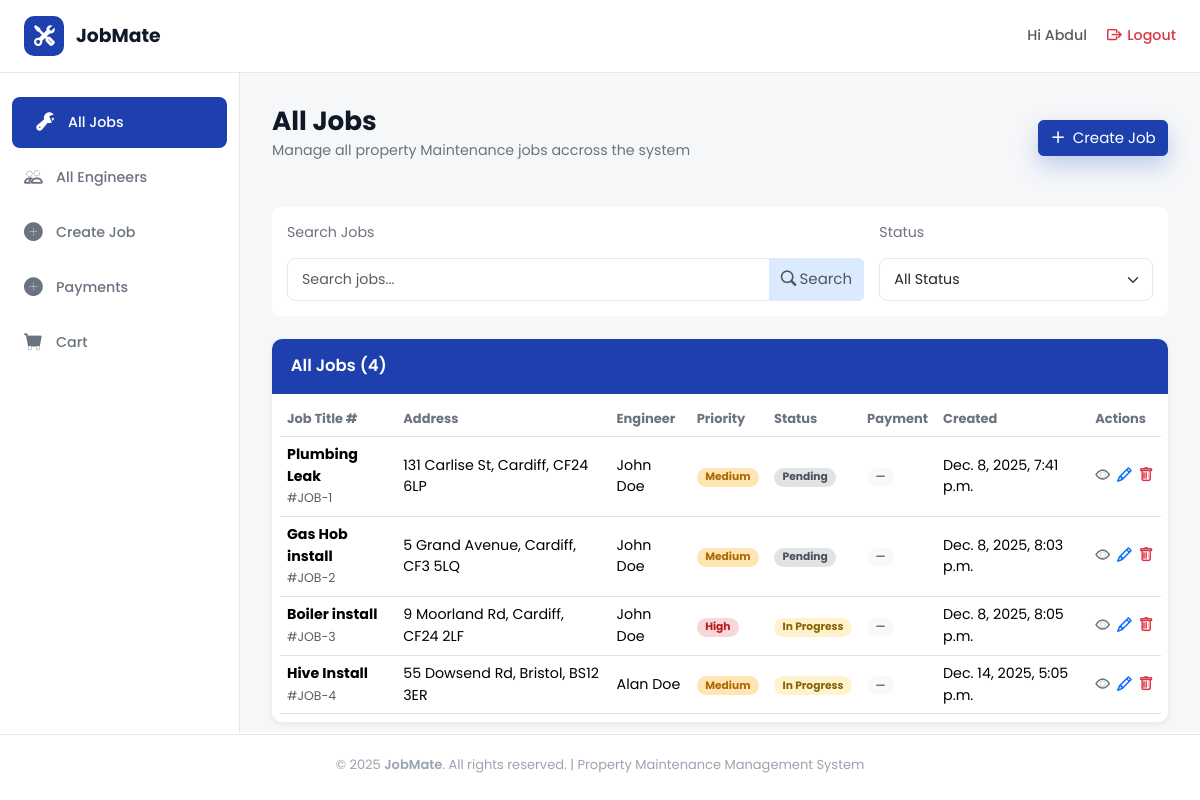
Before: /jobs/all_jobs/ (signed in) with the older database file.
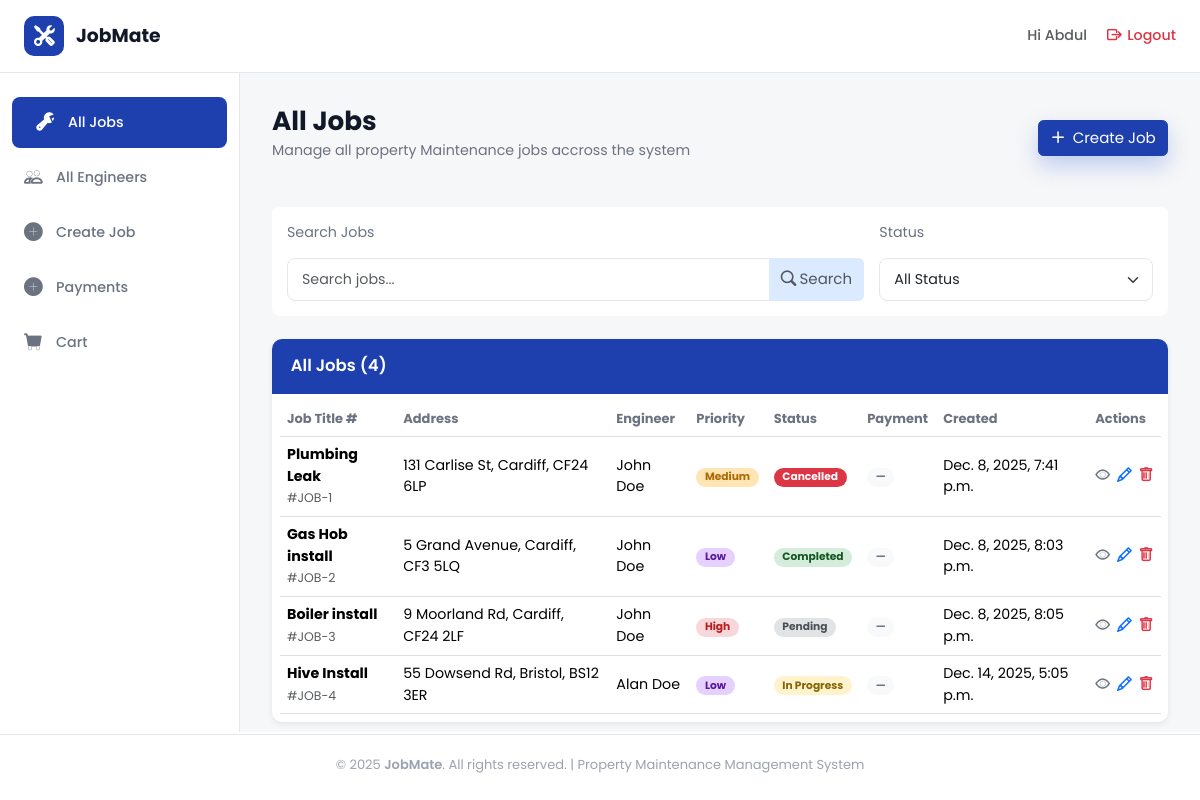
After: the same page with the newer database file.
### jobs/models.py (models this page shows, shortened)
class Job(models.Model):
    PRIORITY_CHOICES = [
        ('high', 'High'),
        ('medium', 'Medium'),
        ('low', 'Low'),
    ]
    CATEGORY_CHOICES = [
        ('plumbing', 'Plumbing'),
        ('heating', 'Heating'),
        ('electrical', 'Electrical'),
    ]
    STATUS_CHOICES = [
        ("pending", "Pending"),
        ("in_progress", "In Progress"),
        ("completed", "Completed"),
        ("cancelled", "Cancelled"),
    ]
    job_title = models.CharField(max_length=100)
    property_owner = models.CharField(max_length=100)
    address = models.CharField(max_length=200)
    city = models.CharField(max_length=100)
    post_code = models.CharField(max_length=20)
    priority = models.CharField(
        max_length=20,
        choices=PRIORITY_CHOICES,
        default='medium'
    )
    category = models.CharField(
        max_length=20,
        choices=CATEGORY_CHOICES
    )
    status = models.CharField(
        max_length=20,
        choices=STATUS_CHOICES,
        default="pending"
    )
    description = models.TextField()
    created_at = models.DateTimeField(auto_now_add=True)
    updated_at = models.DateTimeField(auto_now=True)
    due_date = models.DateField()
    estimated_hours = models.DecimalField(
        max_digits=4,
        decimal_places=1,
        null=True,
        blank=True
    )
    job_cost = models.DecimalField(
        max_digits=10,
        decimal_places=2,
        null=True,
        blank=True
    )
    assigned_engineer = models.ForeignKey(
        User,
        on_delete=models.SET_NULL,
        null=True,
        blank=True,
        related_name="assigned_jobs"
    )

### jobs/views.py (the view)
# urls.py: path('all_jobs/', views.all_jobs, name='all_jobs'),
@login_required
def all_jobs(request):
    user = request.user
    if user.profile.role == "Admin":
        job_list = Job.objects.all()
    else:
        job_list = Job.objects.filter(assigned_engineer = user)
    return render(request, 'all_jobs.html', {"job_list": job_list})

### jobs/templates/all_jobs.html (shortened to what this page needs)
{% extends "dashboard_base.html" %}
{% load static %}
{% block content %}
<div class="heading-section d-flex flex-column justify-content-between flex-md-row">
  <div class="row">
    <h1 class="section-title">All Jobs</h1>
    <p class="section-subtitle">
      Manage all property Maintenance jobs accross the system
    </p>
  </div>
  {% if request.user.is_authenticated and request.user.profile.role == "Admin" %}
  <a href="{% url 'jobs:create_job' %}"
    class="btn btn-primary shadow-cta d-flex align-items-center justify-content-center h-50 mt-3">
    <i class="bi bi-plus-lg me-2"></i>Create Job
  </a>
  {% endif %}
</div>
<div class="filter-container d-flex flex-grow-1 flex-column justify-content-between flex-md-row gap-3 mb-4">
  <div class="search-col col-8">
    <p class="section-subtitle">Search Jobs</p>
    <div class="input-group">
      <input type="text" class="form-control" placeholder="Search jobs..." />
      <button class="btn btn-secondary text-muted">
        <i class="bi bi-search me-1"></i>Search
      </button>
    </div>
  </div>
  <div class="col">
    <p class="section-subtitle">Status</p>
    <select class="form-select">
      <option value="">All Status</option>
    </select>
  </div>
</div>
  <div>
    <div class="table-container">
      <div class="table-header">All Jobs ({{ job_list.count }})</div>
      <div class="table-responsive p-2">
        <table class="table align-middle mb-0">
          <thead class="table-head">
            <tr>
              <th>Job Title #</th>
              <th>Address</th>
              <th>Engineer</th>
              <th>Priority</th>
              <th>Status</th>
              <th>Payment</th>
              <th>Created</th>
              <th>Actions</th>
            </tr>
          </thead>
          <tbody>
            {% for job in job_list %}
            <tr>
              <td data-label="Job Title">
                <strong>{{ job.job_title}}</strong><br /><small class="text-muted">#JOB-{{ job.id }}</small>
              </td>
              <td data-label="Address">{{ job.address }}, {{ job.city }}, {{ job.post_code }}</td>
              <td data-label="Engineer">{{ job.assigned_engineer.first_name }} {{ job.assigned_engineer.last_name }}
              </td>
              <td data-label="Priority">
                <span class="badge badge-rounded
                {% if job.priority == 'high' %} badge-high
                {% elif job.priority == 'medium' %}badge-medium
                {% elif job.priority == 'low' %}badge-low
                {% endif %}">
                {{ job.get_priority_display }}
                </span>
              </td>
              <td data-label="Status">
                <span class="badge badge-rounded
                {% if job.status == 'pending' %}badge-pending
                {% elif job.status == 'in_progress' %}badge-progress
                {% elif job.status == 'completed' %}badge-completed
                {% elif job.status == 'cancelled' %}bg-danger
                {% endif %} ">
                {{ job.get_status_display }}
              </span>
              </td>
              <td data-label="Payment">
                <span class="badge badge-rounded bg-light text-secondary">—</span>
              </td>
              <td data-label="Created">{{ job.created_at}}</td>
              <td data-label="Actions">
                <div class="d-flex flex-row justify-content-around">
                  <a href="{% url 'jobs:job_detail' %}" class="text-secondary me-2"><i class="bi bi-eye"></i></a>
                  {% if request.user.is_authenticated and request.user.profile.role == "Admin" %}
                  <a href="{% url 'jobs:edit_job' %}" class="text-primary me-2"><i class="bi bi-pencil"></i></a>
                  <a href="{% url 'jobs:delete_job' %}" class="text-danger"><i class="bi bi-trash"></i></a>
                  {% endif %}
                </div>
              </td>
            </tr>
            {% empty %}
            <tr>
              <td colspan="8" class="text-danger">No jobs found!</td>
            </tr>
            {% endfor %}
          </tbody>
        </table>
      </div>
    </div>
  </div>
  {% endblock %}

Changed rows visible on the page:
changed Job "Plumbing Leak": status "Pending" → "Cancelled"
changed Job "Gas Hob install": priority "Medium" → "Low"; status "Pending" → "Completed"
changed Job "Boiler install": status "In Progress" → "Pending"
changed Job "Hive Install": priority "Medium" → "Low"
